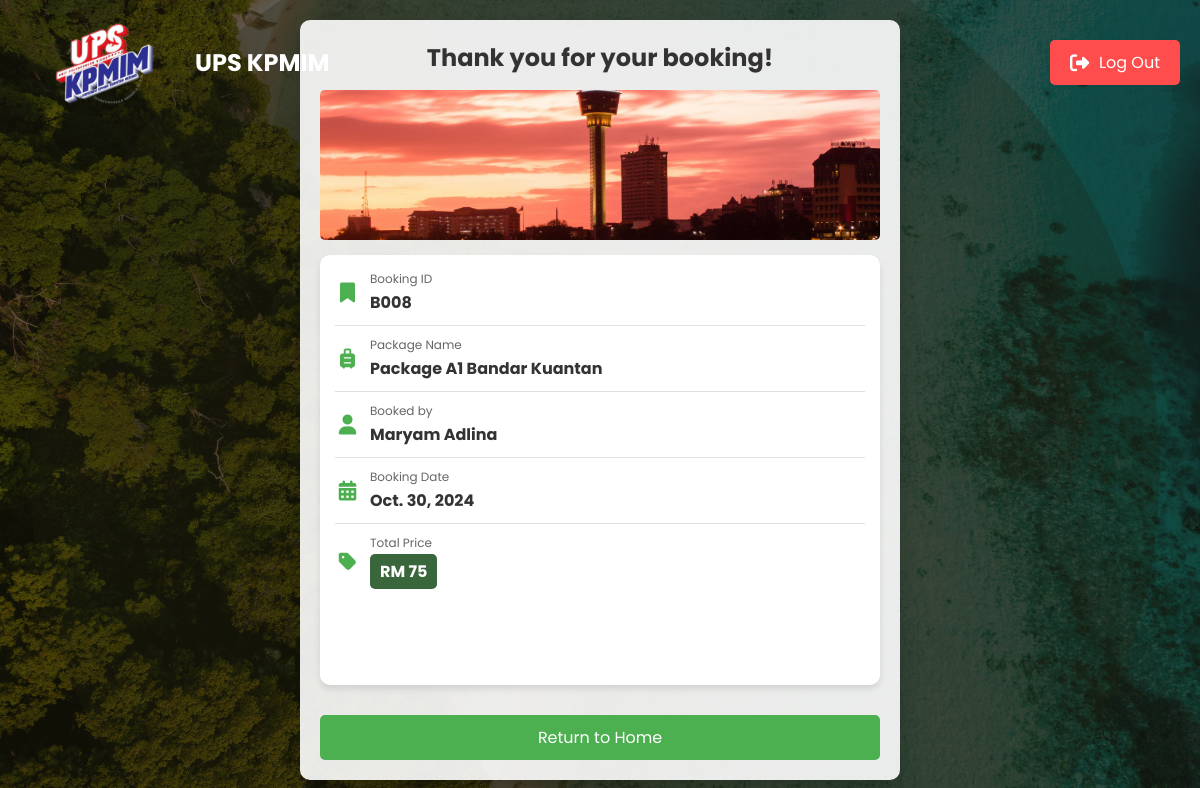
Screenshot of /booking-confirmation/B008/ (signed in) with the database file from the repository.
### main/models.py (models this page shows, shortened)
class Bookings(models.Model):
    booking_id = models.CharField(max_length=10, primary_key=True)
    user = models.ForeignKey(settings.AUTH_USER_MODEL, on_delete=models.CASCADE)
    package_cd = models.ForeignKey(Package, on_delete=models.CASCADE)
    destination_name = models.ForeignKey(Destination, on_delete=models.SET_NULL, null=True, blank=True)
    name = models.CharField(max_length=100)
    booking_date = models.DateField()
    price = models.IntegerField()

class Package(models.Model):
    package_cd = models.CharField(max_length=10, primary_key=True)
    package_desc = models.TextField()
    price = models.IntegerField()

### main/views.py (the view)
# urls.py: path('booking-confirmation/<str:booking_id>/', views.booking_confirmation, name='booking_confirmation'),
@login_required
def booking_confirmation(request, booking_id):
    booking = get_object_or_404(Bookings, booking_id=booking_id)
    context = {
        'booking': booking
    }
    return render(request, 'upsbook-confirm.html', context)

### main/templates/upsbook-confirm.html (shortened to what this page needs)
{% load static %}
<!DOCTYPE html>
<html lang="en">
<head>
    <link rel="stylesheet" href="{% static 'css/styles2.css' %}">
    <link rel="stylesheet" href="https://cdnjs.cloudflare.com/ajax/libs/font-awesome/6.4.0/css/all.min.css">
</head>
<body>
    <header style="z-index: 1000">
        <div class="logo-title-container">
            <div class="logo">
                <img src='{% static "images/logo[1].png" %}' alt="UPS KPMIM Logo">
            </div>
            <h1 class="header-title">UPS KPMIM</h1>
        </div>
        <a href="{% url 'logout' %}" class="logout-btn">
            <i class="fas fa-sign-out-alt"></i> Log Out
        </a>
    </header>
    <div class="confirmation-container">
        <h1>Thank you for your booking!</h1>
        {% if booking.package_cd.package_cd == 'A1' %}
            <img src="{% static 'images/ktn188.jpg' %}" alt="Package A1" class="package-image">
        {% elif booking.package_cd.package_cd == 'A2' %}
            <img src="{% static 'images/sgjin.jpg' %}" alt="Package A2" class="package-image">
        {% elif booking.package_cd.package_cd == 'B' %}
            <img src="{% static 'images/cherating.jpg' %}" alt="Package B" class="package-image">
        {% elif booking.package_cd.package_cd == 'C' %}
            <img src="{% static 'images/taman.jpg' %}" alt="Package C" class="package-image">
        {% endif %}
        <div class="booking-details">
            <div class="booking-detail-item">
                <i class="fas fa-bookmark booking-detail-icon"></i>
                <div class="booking-detail-content">
                    <div class="booking-detail-label">Booking ID</div>
                    <div class="booking-detail-value">{{ booking.booking_id }}</div>
                </div>
            </div>
            <div class="booking-detail-item">
                <i class="fas fa-suitcase-rolling booking-detail-icon"></i>
                <div class="booking-detail-content">
                    <div class="booking-detail-label">Package Name</div>
                    <div class="booking-detail-value">{{ booking.package_cd.package_desc }}</div>
                </div>
            </div>
            <div class="booking-detail-item">
                <i class="fas fa-user booking-detail-icon"></i>
                <div class="booking-detail-content">
                    <div class="booking-detail-label">Booked by</div>
                    <div class="booking-detail-value">{{ booking.name }}</div>
                </div>
            </div>
            <div class="booking-detail-item">
                <i class="fas fa-calendar-alt booking-detail-icon"></i>
                <div class="booking-detail-content">
                    <div class="booking-detail-label">Booking Date</div>
                    <div class="booking-detail-value">{{ booking.booking_date }}</div>
                </div>
            </div>
            <div class="booking-detail-item">
                <i class="fas fa-tag booking-detail-icon"></i>
                <div class="booking-detail-content">
                    <div class="booking-detail-label">Total Price</div>
                    <div class="booking-detail-value total-price">RM {{ booking.price }}</div>
                </div>
            </div>
        </div>
        <a href="{% url 'welcome' %}" class="confirmation-btn">Return to Home</a>
    </div>
</body>
</html>

### main/static/css/styles2.css (style rules this page uses)
* { margin: 0; padding: 0; box-sizing: border-box; }
html { scroll-behavior: smooth; }
header { display: flex; justify-content: space-between; align-items: center; background-color: transparent; padding: 20px; position: fixed; top: -10px; left: 0; width: 100%; z-index: 1000; }
.header-title { color: #fff; font-size: 1.5em; margin-left: 40px; margin-top: -10px }
header .logo img { width: 100px; }
.logo-title-container { display: flex; align-items: center; padding-left: 35px; padding-top: 10px }
header .logout-btn { background-color: #ff4d4d; color: white; padding: 10px 20px; border: none; border-radius: 5px; font-size: 16px; cursor: pointer; text-decoration: none; display: flex; align-items: center; gap: 10px; transition: background-color 0.3s ease, transform 0.3s ease; }
.logout-btn i { font-size: 1.2em; }
.logout-btn { color: #b6cc84; font-size: 1.2em; background: none; border: none; cursor: pointer; transition: color 0.3s ease; }

### rows the page displays
Bookings: booking_id "B008", package_cd.package_desc "Package A1 Bandar Kuantan", name "Maryam Adlina", booking_date "Oct. 30, 2024", price "75"
